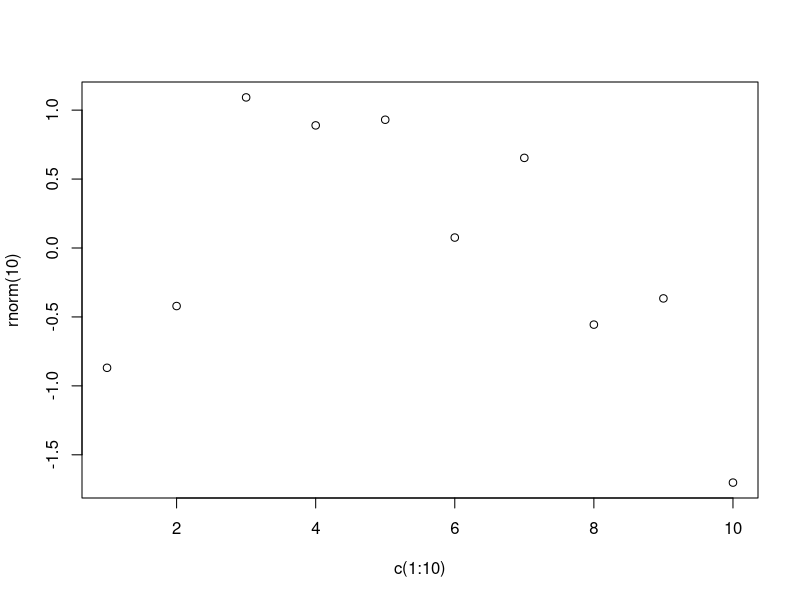

Recreate this plot in R.
## ---- chunk 1
objs <- mget(ls("package:base"), inherits = TRUE)
nullenv <- function(func) {
    is.null(environment(func))
}
funs <- Filter(is.function, objs)
nulls <- Filter(nullenv, funs)

arg <- lapply(funs, formals) # get formals
counts <- sapply(arg, length) # count formals
maxcount <- which.max(counts) #find most args
zeros <- which(counts == 0) #no args
## ---- chunk 2
  objs <- mget(ls("package:base"), inherits = TRUE)
  
  nullenv <- function(func) {
    # returns true if function environment is null
    is.null(environment(func))
  }
  
  funs <- Filter(is.function, objs)
  nulls <- Filter(nullenv, funs)
## ---- chunk 3
add <- function(x) {
  function(y) x + y
}
adders <- lapply(1:10, add) 
adders[[1]](10)
## ---- chunk 4
ls(environment(adders[[1]]))
## ---- chunk 5
for (i in 1:10) {
  print(get("x", pos=environment(adders[[i]])))
}
## ---- chunk 6
add <- function(x) {
  force(x)
  function(y) x + y
}
adders <- lapply(1:10, add) 
adders[[1]](10)
for (i in 1:10) {
  print(get("x", pos=environment(adders[[i]])))
}
## ---- chunk 7
objs <- mget(ls("package:base"), inherits = TRUE)
funs <- Filter(is.function, objs)
repfun <- funs[grep(".*<-", funs)] # List of all replacement functions
nulls <- Filter(nullenv, repfun)
## ---- chunk 8
`%|||%` <- function(x, y) {
  ( x | y) & !(x & y) # defn on wikipedia
}
x <- c(1, 2, 3)
y <- c(1, 2, 3)
(x > y) %|||%  (y < x)
(x == y) %|||% (x > y)
## ---- chunk 9
`%uU%` <- function(x, y) {
    # find intersection of two vectors
    matches <- match(x, y, nomatch = 0)
    unique(y[matches])
}
x <- seq(2, 50, 3)
y <- seq(1, 50, 2)

all(x %uU% y == intersect(x, y))

`%U%` <- function(x, y) {
    # find the union of two vectors
    unique(c(x,y))
}

all(x %U% y == union(x,y))


`%!!%` <- function(x, y) {
    # find differences between two vectors
    matches <- match(x, y, nomatch = 0)
    unique(x[matches==0])
}

all(x %!!% y == setdiff(x, y))
## ---- chunk 10
`modify_rand<-` <- function(x, value) {
  position <- floor(runif(1, max = length(x)))
  x[position] <- value
  x
}
modify_rand(x) <- 10
x
## ---- chunk 11
newop <- options() # assign options to a new list
options(verbose=TRUE) # talk to me R! # save a new value of an option
options(newop) # restore all options
options(newop[which(names(newop) == "verbose")]) #restore just the verbose option
## ---- chunk 12
make_plot <- function(file, plot_code, width=500, height=500) {
  png(file, width=width, height=height)
  plot_code
  graphics.off()
}

simpleplot <- plot(x = c(1:10), y = rnorm(10))
#borked <- plot(x = c(1:9), y = rnorm(10))

#make_plot("~/Documents/classes/UBCadv-r/03_Functions/Functions_Susannah_plot.png", borked)
make_plot("~/Documents/classes/UBCadv-r/03_Functions/Functions_Susannah_plot.png", simpleplot)
## ---- chunk 13
capture.output <- function(..., file=NULL, append=FALSE)
{
    args <- substitute(list(...))[-1L]

    rval <- NULL; closeit <- TRUE
    if (is.null(file))
        file <- textConnection("rval", "w", local = TRUE) #if no file provided make a textConnection
    else if (is.character(file))
        file <- file(file, if(append) "a" else "w")
    else if (inherits(file, "connection")) {
if (!isOpen(file)) open(file, if(append) "a" else "w")
else closeit <- FALSE
    } else
        stop("'file' must be NULL, a character string or a connection")

    sink(file) # divert output to the file
    ## for error recovery: all output will be lost if file=NULL
    on.exit({sink(); if(closeit) close(file)})

    pf <- parent.frame() 
    evalVis <- function(expr)
        withVisible(eval(expr, pf))

    for(i in seq_along(args)) {
        expr <- args[[i]]
        tmp <- switch(mode(expr),
                      "expression" = lapply(expr, evalVis),
                      "call" =, "name" = list(evalVis(expr)),
                       stop("bad argument")) 
        for(item in tmp)
            if (item$visible) print(item$value)
    }
    ## we need to close the text connection before returning 'rval'
    on.exit()
    sink() # I don't get why there are multiple sinks and on.exits
    if(closeit) close(file)
    if(is.null(rval)) invisible(NULL) else rval #how could rval be anything _but_ NULL in this function?
}
